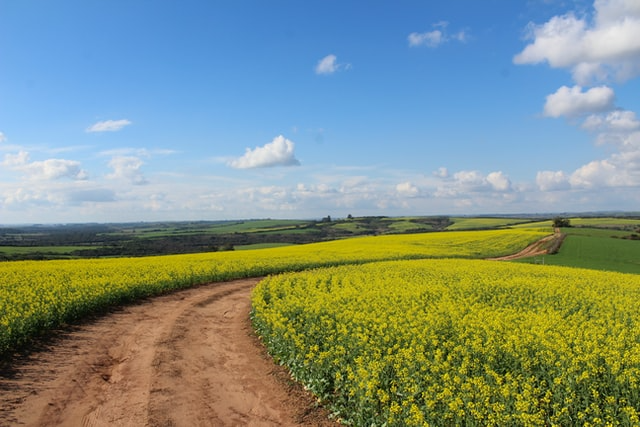
#> input picture input/im1.jpg, 640 x 427 px
$ python main.py
#> lines starting #> are read from the running program, lines starting #| are printed output that depends on the picture
### imgtools.py
import cv2
import numpy as np
from random import randint
import random

def readimg(img):
#> called with img = 'input/im1.jpg'
    return cv2.imread(img)
#> returned value is the input picture: shape (427, 640, 3); mean B, G, R 132.7, 145.2, 127.7

def gray(img):
    return cv2.cvtColor(img, cv2.COLOR_BGR2GRAY)

def rgb(img):
    return cv2.cvtColor(img, cv2.COLOR_GRAY2RGB)

def gbr2rgb(img):
    return cv2.cvtColor(img, cv2.COLOR_BGR2RGB)


def get_mean_color(img, cell):
    r = 0
    g = 0
    b = 0
    for x in range(cell[1]-cell[0]):
        for y in range(cell[3]-cell[2]):
            r += img[cell[0]:cell[1], cell[2]:cell[3]][x][y][0]
            g += img[cell[0]:cell[1], cell[2]:cell[3]][x][y][1]
            b += img[cell[0]:cell[1], cell[2]:cell[3]][x][y][2]

    r = int(r/((cell[1]-cell[0])*(cell[3]-cell[2])))
    g = int(g/((cell[1]-cell[0])*(cell[3]-cell[2])))
    b = int(b/((cell[1]-cell[0])*(cell[3]-cell[2])))
    return (r,g,b)

def put_stroke(img, position_ori, color):
    xs = position_ori[0] - int((position_ori[0]/100)*2)
    xf = position_ori[1] + int((position_ori[0]/100)*2)
    ys = position_ori[2] - int((position_ori[0]/100)*2)
    yf = position_ori[3] + int((position_ori[0]/100)*2)
    #print(f"position: ({xs}:{xf}, {ys}:{yf})")

    #percent1 = 5
    #percent2 = 5

    '''if position[0] - int((position[0]/100)*percent1) > 0:
        xs = position[0] - int((position[0]/100)*percent1)
    else:
        if position[0] - int((position[0]/100)*percent2) > 0:
            xs = position[0] - int((position[0]/100)*percent2)

    if position[1] + int((position[1]/100)*percent1) < img.shape[0]:
        xf = position[1] + int((position[1]/100)*percent1)
    else:
        if position[1] + int((position[1]/100)*percent2) < img.shape[0]:
            xf = position[1] + int((position[1]/100)*percent2)

    if position[2] - int((position[2]/100)*percent1) > 0:
        ys = position[2] - int((position[2]/100)*percent1)
    else:
        if position[2] - int((position[2]/100)*percent2) > 0:
            ys = position[2] - int((position[2]/100)*percent2)

    if position[3] + int((position[3]/100)*percent1) < img.shape[1]:
        yf = position[3] + int((position[3]/100)*percent1)
    else:
        if position[3] + int((position[3]/100)*percent2) < img.shape[1]:
            yf = position[3] + int((position[3]/100)*percent2)
'''
    position = []
    position = [xs, xf, ys, yf]
    x = (position[1]-position[0])
    y = (position[3]-position[2])
    brush = readimg(get_random_brush())

    (h, w) = brush.shape[:2]
    center = (w / 2, h / 2)
    angles = [30, 60, 90, 120, 150, 180]
    angle = random.choice(angles)
    scale = 1
    M = cv2.getRotationMatrix2D(center, angle, scale)
    brush = cv2.warpAffine(brush, M, (w, h))

    # resize brush
    brush = cv2.resize(brush, (y, x))
    brush_g = cv2.cvtColor(brush, cv2.COLOR_BGR2GRAY)
    brush2 = np.zeros_like(brush, np.uint8)
    mask = cv2.inRange(brush_g, 0, 100)
    brush2[mask == 0] = color
    shapes = np.zeros_like(img, np.uint8)

    # Overlay
    shapes[position[0]:position[1], position[2]:position[3]] = brush2
    mask = shapes.astype(bool)
    bg_img = img.copy()
    bg_img[mask] = cv2.addWeighted(bg_img, 0 , shapes, 1, 0)[mask]

    return bg_img


def get_4cell(cell):
    sx = cell[0]
    fx = cell[1]
    sy = cell[2]
    fy = cell[3]
    y = fy - sy
    x = fx - sx
    cells = [
        [sx, sx+int(x/2), sy, sy+int(y/2)],
        [sx, sx+int(x/2), sy+int(y/2), fy],
        [sx+int(x/2), fx, sy, sy+int(y/2)],
        [sx+int(x/2), fx, sy+int(y/2), fy],
    ]

    #print(cells[0])
    return cells


def get_random_brush():
    brushes = [ "brushes/brush2.png", "brushes/brush3.png", "brushes/brush4.png", "brushes/brush6.png", "brushes/brush7.png"]
    #brushes = ["brushes/brush4.png", "brushes/brush6.png", "brushes/brush7.png", "brushes/brush3.png", "brushes/brush4.png",]
    #brushes = ["brushes/brush2.png"]
    return random.choice(brushes)


def imborder(im, bordersize=50):
#> called with bordersize = 100
    row, col = im.shape[:2]
#> row = 427; col = 640
    bottom = im[row-2:row, 0:col]
    mean = cv2.mean(bottom)[0]
#> mean = 58.53

    border = cv2.copyMakeBorder(
        im,
        top=bordersize,
        bottom=bordersize,
        left=bordersize,
        right=bordersize,
        borderType=cv2.BORDER_CONSTANT,
        value=[mean, mean, mean]
    )
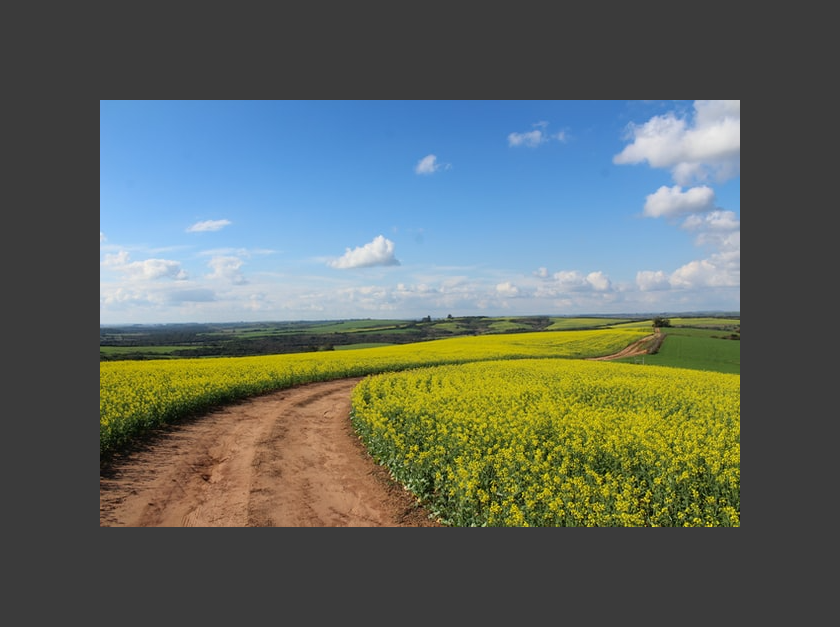
#> border: shape (627, 840, 3); mean B, G, R 97.3, 103.7, 94.7

    return border

### main.py
#from tkinter import W
import random
import time
import imgtools as imt
import cv2
import numpy as np
from rich.progress import Progress
from rich.progress import (
    BarColumn,
    Progress,
    SpinnerColumn,
    TextColumn,
    TimeRemainingColumn,
)

import pixel_art as px

LIVE = False

bar = Progress(
        SpinnerColumn("dots"),
        "[progress.description]{task.description}",
        BarColumn(),
        "[progress.percentage]{task.percentage:>3.0f}%",
        TimeRemainingColumn(),
    )


def step(task):
    bar.update(task, advance=1)


def iter(out, img, cells, task):
    global LIVE
    cells_c = cells.copy()
    cont = 0
    while len(cells_c) != 0:
        x = random.choice(cells_c)
        color = imt.get_mean_color(img,x)
        out = imt.put_stroke(out, x, color)
        #cv2.imshow("iter", out)
        #cv2.waitKey(0)
        cont += 1

        if LIVE:
            cv2.imshow("out", out)
            cv2.waitKey(1)

        cells_c.remove(x)
        step(task)
    print("cont: {}".format(cont))
    return out


def get_new_cells(cells):
    ncells = []
    for x in cells:
        tmp = imt.get_4cell(x)
        ncells = ncells + tmp
    return ncells


def crop(im, px, w, h):
    y = px
    x = px
    crop_img = im[y:y+h, x:x+w]
    #cv2.imshow("cropped", crop_img)
    #cv2.waitKey(0)
    return crop_img


def main(image, outname="out.jpg" ,iterations=5, live = False):
    global LIVE
    LIVE = live
    if live:
        print("Live process: True")
        print("Computational time will increase")
    count = 0
    if iterations < 2:
        print("Setting iterations = 2")
        iterations = 2
    '''if iterations == 2:
        count = 85
    if iterations == 3:
        count = 277
    if iterations == 4:
        count = 1045
    if iterations == 5:
        count = 5460
    if iterations == 6:
        count = 21844
    if iterations == 7:
        count = 87360'''


    if iterations > 7:
        iterations = 7
        print("Iterations can't be > 7")

    count = pow(4, iterations+1) #+ 4


    with bar as progress:
        start = time.time()
        task = progress.add_task("[bold green]Processing...", total=count)
        img = imt.readimg(image)
        img = imt.imborder(img, 100)
        #cv2.imshow("image", img)
        #cv2.waitKey(0)

        height, width, _ = img.shape
#> height = 627; width = 840
        cells = []

        height -= 100
#> height = 527
        width -= 100
#> width = 740
        x1 = int(height/2) + 100
#> x1 = 363
        y1 = int(width/2) + 100
#> y1 = 470

        cells.append([100,x1,100,y1])
        cells.append([100, x1, y1, width-1])
        cells.append([x1, height-1, 100,y1])
        cells.append([x1, height-1, y1, width-1])

        if LIVE:
            out = np.zeros_like(img, np.uint8)
        else:
            out = img
        # [5 lines of commented-out code are left out]

        if LIVE:
            for x in range(iterations):
                ncells = get_new_cells(cells)
                cells = ncells
                out = iter(out,img, cells, task)
                ncells = []
        else:
            for x in range(iterations):
                ncells = get_new_cells(cells)
                cells = ncells
                if (iterations < 6):
                    if (x<4):
                        out = iter(out,img, cells, task)
                if (x == iterations-1):
                    out = iter(out,img, cells, task)
                ncells = []

        out = crop(out, 100, width-100, height-100)
        #cv2.imshow("test", out)
        #cv2.waitKey(0)

        cv2.imwrite(outname, out)
        end = time.time()
        print(f"Total time: {end - start}")


if __name__ == "__main__":
#> (the run stopped early here; a loop or call above may not have finished)
